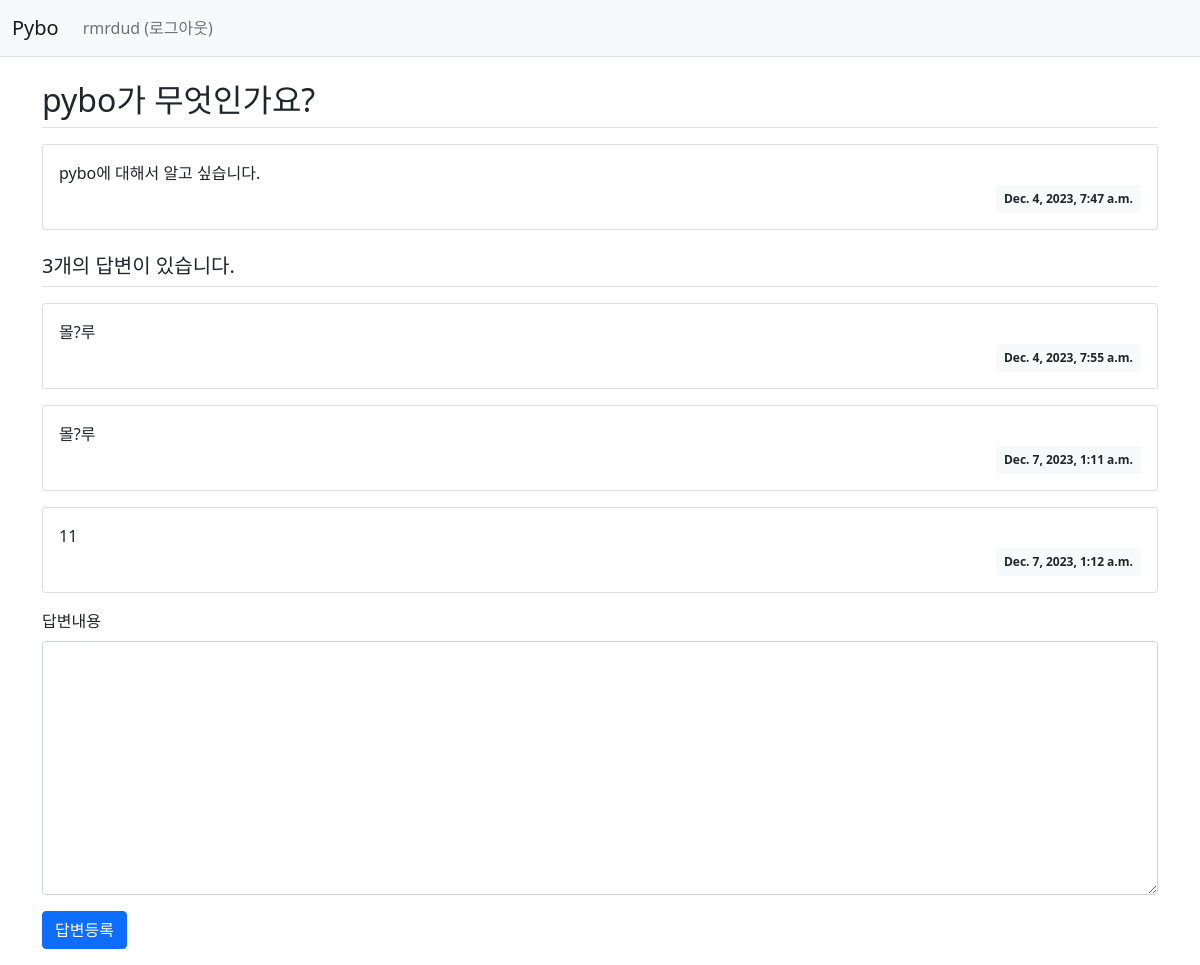
Screenshot of /pybo/1/ (signed in) with the database file from the repository.
### pybo/models.py (models this page shows, shortened)
class Question(models.Model):
    subject = models.CharField(max_length=200)
    content = models.TextField()
    create_date = models.DateTimeField()

class Answer(models.Model):
    question = models.ForeignKey(Question, on_delete=models.CASCADE) # ForeignKey 속성: 다른모델과 연결, 'on_delete=models.CASCADE' 연결된 속성이 삭제되면 해당속성 함께 삭제.
    content = models.TextField()
    create_date = models.DateTimeField()

### pybo/views.py (the view)
# urls.py: path('<int:question_id>/', views.detail, name='detail'),
def detail(request, question_id):
    question = get_object_or_404(Question, pk=question_id)
    context = {'question': question}
    return render(request, 'pybo/question_detail.html', context)

### templates/pybo/question_detail.html (shortened to what this page needs)
{% extends 'base.html' %}
{% block content %}
<div class="container my-3">
    <h2 class="border-bottom py-2">{{ question.subject }}</h2>
    <div class="card my-3">
        <div class="card-body">
            <div class="card-text" style="white-space: pre-line;">{{ question.content }}</div>
            <div class="d-flex justify-content-end">
                <div class="badge bg-light text-dark p-2">
                    {{ question.create_date }}
                </div>
            </div>
        </div>
    </div>
    <h5 class="border-bottom my-3 py-2">{{question.answer_set.count}}개의 답변이 있습니다.</h5>
    {% for answer in question.answer_set.all %}
    <div class="card my-3">
        <div class="card-body">
            <div class="card-text" style="white-space: pre-line;">{{ answer.content }}</div>
            <div class="d-flex justify-content-end">
                <div class="badge bg-light text-dark p-2">
                    {{ answer.create_date }}
                </div>
            </div>
        </div>
    </div>
    {% endfor %}
    <form action="{% url 'pybo:answer_create' question.id %}" method="post" class="my-3">
        <div class="mb-3">
            <label for="content" class="form-label">답변내용</label>
            <textarea name="content" id="content" class="form-control" rows="10"></textarea>
        </div>
        <input type="submit" value="답변등록" class="btn btn-primary">
    </form>
</div>
{% endblock %}

### templates/navbar.html (shortened to what this page needs)
<nav class="navbar navbar-expand-lg navbar-light bg-light border-bottom">
    <div class="container-fluid">
        <a class="navbar-brand" href="{% url 'pybo:index' %}">Pybo</a>
        <div class="collapse navbar-collapse" id="navbarSupportedContent">
            <ul class="navbar-nav me-auto mb-2 mb-lg-0">
                <li class="nav-item">
                    {% if user.is_authenticated %}
                    <a class="nav-link" href="{% url 'common:logout' %}">{{ user.username }} (로그아웃)</a>
                    {% else %}
                    <a class="nav-link" href="{% url 'common:login' %}">로그인</a>
                    {% endif %}
                </li>
            </ul>
        </div>
    </div>
</nav>

### rows the page displays
Question: subject "pybo가 무엇인가요?", content "pybo에 대해서 알고 싶습니다.", create_date "Dec. 4, 2023, 7:47 a.m.", answer_set.count "3"
Answer: content "몰?루", create_date "Dec. 4, 2023, 7:55 a.m."
Answer: content "몰?루", create_date "Dec. 7, 2023, 1:11 a.m."
Answer: content "11", create_date "Dec. 7, 2023, 1:12 a.m."

### other values shown
{{ user.username }} "rmrdud"
